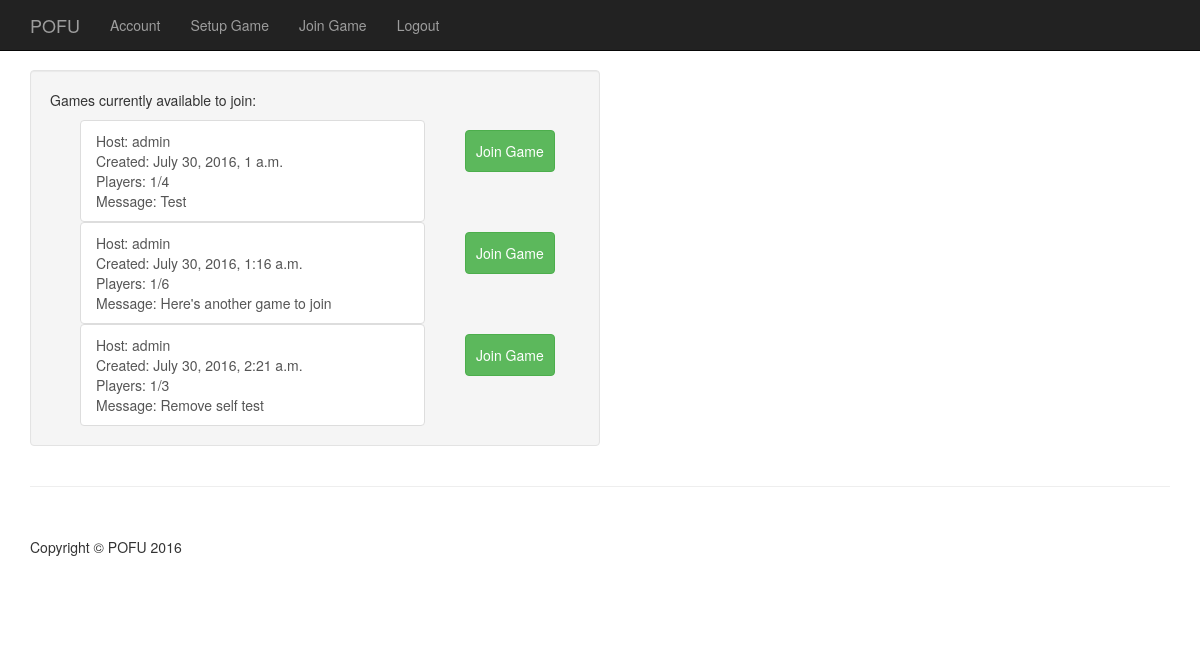
Before: /game/join (signed in) with the older database file.
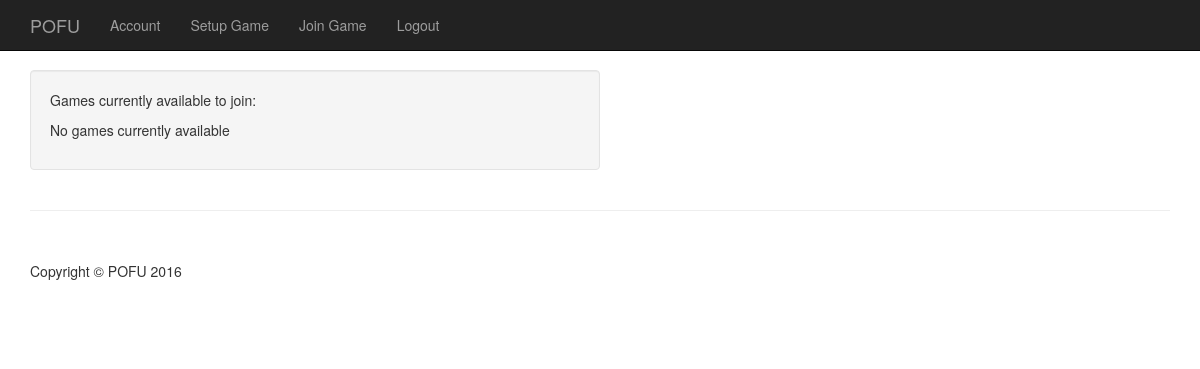
After: the same page with the newer database file.
### game/models.py (models this page shows, shortened)
class Setup(models.Model):
    num_players = models.IntegerField(verbose_name="Number of Players",
                                      help_text="2-8 players",
                                      validators=[MinValueValidator(2, message="Must have at least 2 players"),
                                                  MaxValueValidator(8, message="Cannot have more than 8 players")])
    host = models.ForeignKey(User, null=True)
    timestamp = models.DateTimeField(auto_now_add=True)
    message = models.CharField(max_length=300, blank=True)
    objects = SetupManager()
    def joined(self):
        return self.invitation_set.count()

### game/views.py (the view)
# urls.py: url(r'^join/(?P<pk>\d+)/$', views.join_game, name='join_game'),
@login_required
def join(request):
    games = Setup.objects.all()
    games = games.exclude(host=request.user)
    context = {'games': games}
    return render(request, 'game/join_game.html', context)

### game/templates/game/join_game.html
{% extends 'base.html' %}
{% block content %}
    <div class="well col-md-6">
        <p>Games currently available to join:</p>
        {% for game in games %}
            <div class="col-md-12">
                <div class="col-md-9">
                    <a class="list-group-item" href="#">
                        Host: {{ game.host }} <br>
                        Created: {{ game.timestamp }}<br>
                        Players: {{ game.joined }}/{{ game.num_players }}<br>
                        Message: {{ game.message }}
                    </a>
                </div>
                <div class="col-md-3">
                    <a href="{% url 'game:join_game' pk=game.id %}" class="btn btn-success" role="button">Join Game</a>
                </div>
            </div>
        {% empty %}
            <p>No games currently available</p>
        {% endfor %}
    </div>
{% endblock content %}

Changed rows visible on the page:
removed Setup: host "admin", timestamp "July 30, 2016, 1 a.m.", joined "1", num_players "4", message "Test"
removed Setup: host "admin", timestamp "July 30, 2016, 1:16 a.m.", joined "1", num_players "6", message "Here's another game to join"
removed Setup: host "admin", timestamp "July 30, 2016, 2:21 a.m.", joined "1", num_players "3", message "Remove self test"
Other visible differences:
text now shown: "No games currently available"
